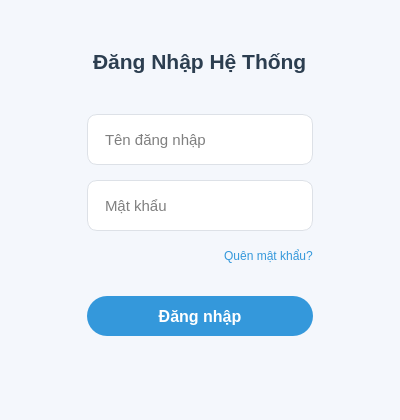
<?xml version="1.0" encoding="UTF-8"?>
<ui version="4.0">
 <class>GD_DangNhap</class>
 <widget class="QMainWindow" name="GD_DangNhap">
  <property name="geometry">
   <rect>
    <x>0</x>
    <y>0</y>
    <width>400</width>
    <height>420</height>
   </rect>
  </property>
  <property name="windowTitle">
   <string>Đăng nhập</string>
  </property>
  <property name="styleSheet">
   <string notr="true">/* --- Main Window Style --- */
#centralwidget {
    background-color: #f4f7fc;
}

/* --- General Font Style --- */
QWidget {
    font-family: &quot;Segoe UI&quot;, Arial, sans-serif;
}

/* --- Form Title --- */
#lblFormTitle {
    font-size: 16pt;
    font-weight: bold;
    color: #2c3e50;
    qproperty-alignment: 'AlignCenter';
    margin-bottom: 25px;
}

/* --- Input Fields --- */
QLineEdit {
    background-color: #ffffff;
    border: 1px solid #dde1e7;
    border-radius: 10px;
    padding: 12px 15px;
    font-size: 11pt;
    min-height: 25px;
}
QLineEdit:focus {
    border: 2px solid #3498db;
}

/* --- Login Button --- */
#btnLogin {
    background-color: #3498db;
    color: white;
    font-size: 12pt;
    font-weight: bold;
    border: none;
    border-radius: 20px; /* (height / 2) */
    min-height: 40px;
    margin-top: 15px;
}
#btnLogin:hover {
    background-color: #2980b9;
}
#btnLogin:pressed {
    background-color: #1f618d;
}

/* --- Forgot Password Button --- */
#btnForgot {
    background-color: transparent;
    border: none;
    color: #3498db;
    font-size: 9pt;
    text-decoration: none;
}
#btnForgot:hover {
    text-decoration: underline;
}

/* --- Status/Error Message Label --- */
#lblStatus {
    color: #e74c3c; /* Red color for errors */
    font-size: 9pt;
    qproperty-alignment: 'AlignCenter';
    min-height: 20px;
}
</string>
  </property>
  <widget class="QWidget" name="centralwidget">
   <layout class="QHBoxLayout" name="horizontalLayout">
    <property name="leftMargin">
     <number>30</number>
    </property>
    <property name="topMargin">
     <number>30</number>
    </property>
    <property name="rightMargin">
     <number>30</number>
    </property>
    <property name="bottomMargin">
     <number>30</number>
    </property>
    <item>
     <spacer name="horizontalSpacer_1">
      <property name="orientation">
       <enum>Qt::Horizontal</enum>
      </property>
      <property name="sizeHint" stdset="0">
       <size>
        <width>40</width>
        <height>20</height>
       </size>
      </property>
     </spacer>
    </item>
    <item>
     <layout class="QVBoxLayout" name="formLayout">
      <property name="spacing">
       <number>15</number>
      </property>
      <item>
       <spacer name="verticalSpacer_1">
        <property name="orientation">
         <enum>Qt::Vertical</enum>
        </property>
        <property name="sizeHint" stdset="0">
         <size>
          <width>20</width>
          <height>40</height>
         </size>
        </property>
       </spacer>
      </item>
      <item>
       <widget class="QLabel" name="lblFormTitle">
        <property name="text">
         <string>Đăng Nhập Hệ Thống</string>
        </property>
       </widget>
      </item>
      <item>
       <widget class="QLineEdit" name="txtUsername">
        <property name="placeholderText">
         <string>Tên đăng nhập</string>
        </property>
       </widget>
      </item>
      <item>
       <widget class="QLineEdit" name="txtPassword">
        <property name="echoMode">
         <enum>QLineEdit::Password</enum>
        </property>
        <property name="placeholderText">
         <string>Mật khẩu</string>
        </property>
       </widget>
      </item>
      <item>
       <layout class="QHBoxLayout" name="forgotPassLayout">
        <item>
         <spacer name="horizontalSpacer_3">
          <property name="orientation">
           <enum>Qt::Horizontal</enum>
          </property>
          <property name="sizeHint" stdset="0">
           <size>
            <width>40</width>
            <height>20</height>
           </size>
          </property>
         </spacer>
        </item>
        <item>
         <widget class="QPushButton" name="btnForgot">
          <property name="text">
           <string>Quên mật khẩu?</string>
          </property>
          <property name="cursor">
           <cursorShape>PointingHandCursor</cursorShape>
          </property>
         </widget>
        </item>
       </layout>
      </item>
      <item>
       <widget class="QPushButton" name="btnLogin">
        <property name="text">
         <string>Đăng nhập</string>
        </property>
        <property name="cursor">
         <cursorShape>PointingHandCursor</cursorShape>
        </property>
       </widget>
      </item>
      <item>
       <widget class="QLabel" name="lblStatus">
        <property name="text">
         <string/>
        </property>
       </widget>
      </item>
      <item>
       <spacer name="verticalSpacer_2">
        <property name="orientation">
         <enum>Qt::Vertical</enum>
        </property>
        <property name="sizeHint" stdset="0">
         <size>
          <width>20</width>
          <height>40</height>
         </size>
        </property>
       </spacer>
      </item>
     </layout>
    </item>
    <item>
     <spacer name="horizontalSpacer_2">
      <property name="orientation">
       <enum>Qt::Horizontal</enum>
      </property>
      <property name="sizeHint" stdset="0">
       <size>
        <width>40</width>
        <height>20</height>
       </size>
      </property>
     </spacer>
    </item>
   </layout>
  </widget>
 </widget>
 <resources/>
 <connections/>
</ui>
